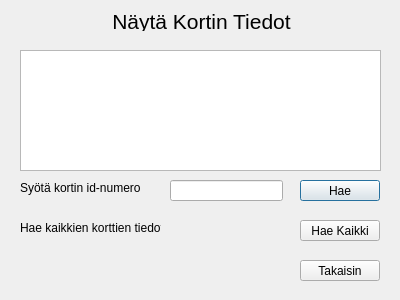
<?xml version="1.0" encoding="UTF-8"?>
<ui version="4.0">
 <class>Nayta_Kortin_Tiedot</class>
 <widget class="QDialog" name="Nayta_Kortin_Tiedot">
  <property name="geometry">
   <rect>
    <x>0</x>
    <y>0</y>
    <width>400</width>
    <height>300</height>
   </rect>
  </property>
  <property name="windowTitle">
   <string>Dialog</string>
  </property>
  <widget class="QLabel" name="label">
   <property name="geometry">
    <rect>
     <x>26</x>
     <y>11</y>
     <width>351</width>
     <height>20</height>
    </rect>
   </property>
   <property name="font">
    <font>
     <pointsize>16</pointsize>
     <stylestrategy>PreferDefault</stylestrategy>
    </font>
   </property>
   <property name="text">
    <string>Näytä Kortin Tiedot</string>
   </property>
   <property name="alignment">
    <set>Qt::AlignCenter</set>
   </property>
  </widget>
  <widget class="QTextBrowser" name="tbKorttiInfo">
   <property name="geometry">
    <rect>
     <x>20</x>
     <y>50</y>
     <width>361</width>
     <height>121</height>
    </rect>
   </property>
  </widget>
  <widget class="QLabel" name="label_2">
   <property name="geometry">
    <rect>
     <x>20</x>
     <y>180</y>
     <width>121</width>
     <height>16</height>
    </rect>
   </property>
   <property name="text">
    <string>Syötä kortin id-numero:</string>
   </property>
  </widget>
  <widget class="QPushButton" name="btnHae">
   <property name="geometry">
    <rect>
     <x>300</x>
     <y>180</y>
     <width>80</width>
     <height>21</height>
    </rect>
   </property>
   <property name="text">
    <string>Hae</string>
   </property>
  </widget>
  <widget class="QLineEdit" name="leKorttiId">
   <property name="geometry">
    <rect>
     <x>170</x>
     <y>180</y>
     <width>113</width>
     <height>21</height>
    </rect>
   </property>
  </widget>
  <widget class="QPushButton" name="btnHaeKaikki">
   <property name="geometry">
    <rect>
     <x>300</x>
     <y>220</y>
     <width>80</width>
     <height>21</height>
    </rect>
   </property>
   <property name="text">
    <string>Hae Kaikki</string>
   </property>
  </widget>
  <widget class="QPushButton" name="btnTakaisin">
   <property name="geometry">
    <rect>
     <x>300</x>
     <y>260</y>
     <width>80</width>
     <height>21</height>
    </rect>
   </property>
   <property name="text">
    <string>Takaisin</string>
   </property>
  </widget>
  <widget class="QLabel" name="label_3">
   <property name="geometry">
    <rect>
     <x>20</x>
     <y>220</y>
     <width>141</width>
     <height>16</height>
    </rect>
   </property>
   <property name="text">
    <string>Hae kaikkien korttien tiedot</string>
   </property>
  </widget>
 </widget>
 <resources/>
 <connections/>
</ui>
